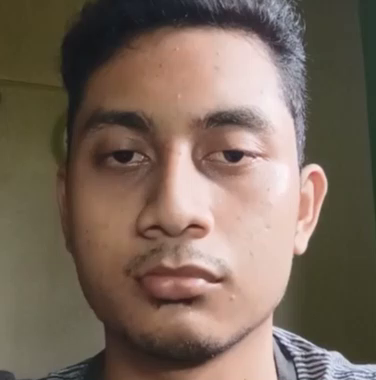
#> input picture augm/dataset/input/karomi/lk2_0.png, 376 x 380 px, given as the content of the folder dataset/train/ori, which was not available
$ python render.py
#> lines starting #> are read from the running program, lines starting #| are printed output that depends on the picture; pictures that were not available may be replaced by others from this repository, and a replacement may not be noted
### augm/util.py
from math import pi
import cv2


def load_image(img_path, shape=None):
    img = cv2.imread(img_path)
    if shape is not None:
        img = cv2.resize(img, shape)

    return img

def save_image(img_path, img):
    cv2.imwrite(img_path, img)

def get_rad(theta, phi, gamma):
    return (deg_to_rad(theta),
            deg_to_rad(phi),
            deg_to_rad(gamma))

# [4 lines left out: function get_deg, not called in this run]

def deg_to_rad(deg):
    return deg * pi / 180.0

def rad_to_deg(rad):
    return rad * 180.0 / pi

### augm/image_transformer.py
from util import load_image, get_rad
import numpy as np
import cv2


class ImageTransformer(object):
    """ Perspective transformation class for image
        with shape (height, width, #channels) """
    def __init__(self, image_path, shape):
        self.image_path = image_path
        self.image = load_image(image_path, shape)

        self.height = self.image.shape[0]
        self.width = self.image.shape[1]
        self.num_channels = self.image.shape[2]

    """ Wrapper of Rotating a Image """
    def rotate_along_axis(self, theta=0, phi=0, gamma=0, dx=0, dy=0, dz=0):

        # Get radius of rotation along 3 axes
        rtheta, rphi, rgamma = get_rad(theta, phi, gamma)

        # Get ideal focal length on z axis
        # NOTE: Change this section to other axis if needed
        d = np.sqrt(self.height**2 + self.width**2)
        self.focal = d / (2 * np.sin(rgamma) if np.sin(rgamma) != 0 else 1)
        dz = self.focal

        # Get projection matrix
        mat = self.get_M(rtheta, rphi, rgamma, dx, dy, dz)

        return cv2.warpPerspective(self.image.copy(), mat, (self.width, self.height))

    """ Get Perspective Projection Matrix """
    def get_M(self, theta, phi, gamma, dx, dy, dz):

        w = self.width
        h = self.height
        f = self.focal

        # Projection 2D -> 3D matrix
        A1 = np.array([ [1, 0, -w/2],
                        [0, 1, -h/2],
                        [0, 0, 1],
                        [0, 0, 1]])

        # Rotation matrices around the X, Y, and Z axis
        RX = np.array([ [1, 0, 0, 0],
                        [0, np.cos(theta), -np.sin(theta), 0],
                        [0, np.sin(theta), np.cos(theta), 0],
                        [0, 0, 0, 1]])

        RY = np.array([ [np.cos(phi), 0, -np.sin(phi), 0],
                        [0, 1, 0, 0],
                        [np.sin(phi), 0, np.cos(phi), 0],
                        [0, 0, 0, 1]])

        RZ = np.array([ [np.cos(gamma), -np.sin(gamma), 0, 0],
                        [np.sin(gamma), np.cos(gamma), 0, 0],
                        [0, 0, 1, 0],
                        [0, 0, 0, 1]])

        # Composed rotation matrix with (RX, RY, RZ)
        R = np.dot(np.dot(RX, RY), RZ)

        # Translation matrix
        T = np.array([  [1, 0, 0, dx],
                        [0, 1, 0, dy],
                        [0, 0, 1, dz],
                        [0, 0, 0, 1]])

        # Projection 3D -> 2D matrix
        A2 = np.array([ [f, 0, w/2, 0],
                        [0, f, h/2, 0],
                        [0, 0, 1, 0]])

        # Final transformation matrix
        return np.dot(A2, np.dot(T, np.dot(R, A1)))

### augm/render.py
from image_transformer import ImageTransformer
from util import save_image
from imutils import paths
from tqdm import tqdm
import os

# Parameters:
#     image_path: the path of image that you want rotated
#     shape     : the ideal shape of input image, None for original size.
#     theta     : rotation around the x axis
#     phi       : rotation around the y axis
#     gamma     : rotation around the z axis
#     dx        : translation along the x axis
#     dy        : translation along the y axis
#     dz        : translation along the z axis

dirpath = "dataset/train/ori"
imagePaths = sorted(list(paths.list_images(dirpath)))
rot_range = 20
img_shape = None

for imagePath in tqdm(imagePaths):
    path_split = imagePath.split(os.sep)
    name_actor = path_split[-2]
    fn = path_split[-1]
    fn = fn.split('.')
    filename = fn[0]
    fileformat = fn[1]

    dirdest = "dataset/train/yaw+pitch+roll/" + name_actor + "/"

    if not os.path.exists(dirdest):
        os.makedirs(dirdest)

    img = ImageTransformer(imagePath, img_shape)

    for ang in range(rot_range+1):

        if ang == 0:
            rotated_img = img.rotate_along_axis()
            save_image(dirdest + filename + '_original.jpg', rotated_img)

        # yaw
        if ang%10 == 0 and ang <= 20 and ang != 0:
            rotated_img = img.rotate_along_axis(phi=ang)
            save_image(dirdest + filename + '_yaw+{}.jpg'.format(str(ang)), rotated_img)
            rotated_img = img.rotate_along_axis(phi=-ang)
            save_image(dirdest + filename + '_yaw-{}.jpg'.format(str(ang)), rotated_img)

        # picth
        if ang%10 == 0 and ang <= 20 and ang != 0:
            rotated_img = img.rotate_along_axis(theta=ang)
            save_image(dirdest + filename + '_picth+{}.jpg'.format(str(ang)), rotated_img)
            rotated_img = img.rotate_along_axis(theta=-ang)
            save_image(dirdest + filename + '_picth-{}.jpg'.format(str(ang)), rotated_img)

        # roll
        if ang%10 == 0 and ang <= 10 and ang != 0:
            rotated_img = img.rotate_along_axis(gamma=ang)
            save_image(dirdest + filename + '_roll+{}.jpg'.format(str(ang)), rotated_img)
            rotated_img = img.rotate_along_axis(gamma=-ang)
            save_image(dirdest + filename + '_roll-{}.jpg'.format(str(ang)), rotated_img)
#> this loop made 1 pass
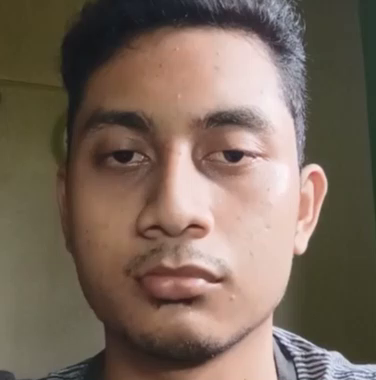
#> input picture augm/dataset/input/karomi/lk2_0.png, 376 x 380 px, given as the content of the folder dataset/train/ori, which was not available
#> pass 1, in save_image (call 2), `cv2.imwrite(img_path, img)`:
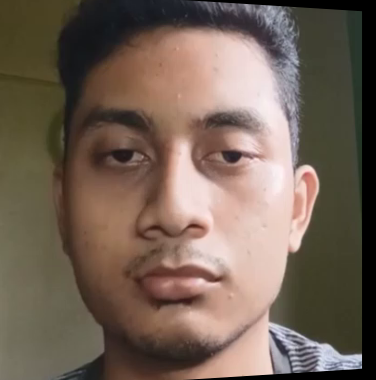
#> saved as lk2_0_yaw+10.jpg: shape (380, 376, 3); mean B, G, R 86.1, 98.6, 115.4
#> pass 1, in save_image (call 3), `cv2.imwrite(img_path, img)`:
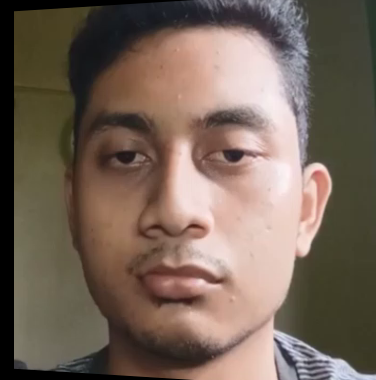
#> saved as lk2_0_yaw-10.jpg: shape (380, 376, 3); mean B, G, R 89, 101.1, 118
#> pass 1, in save_image (call 4), `cv2.imwrite(img_path, img)`:
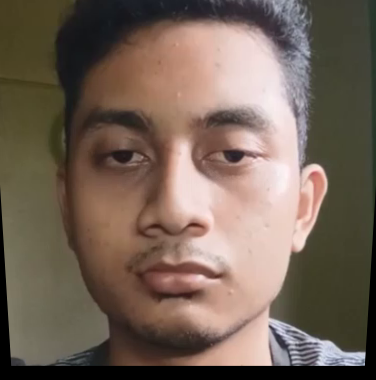
#> saved as lk2_0_picth+10.jpg: shape (380, 376, 3); mean B, G, R 87.5, 99.9, 116.6
